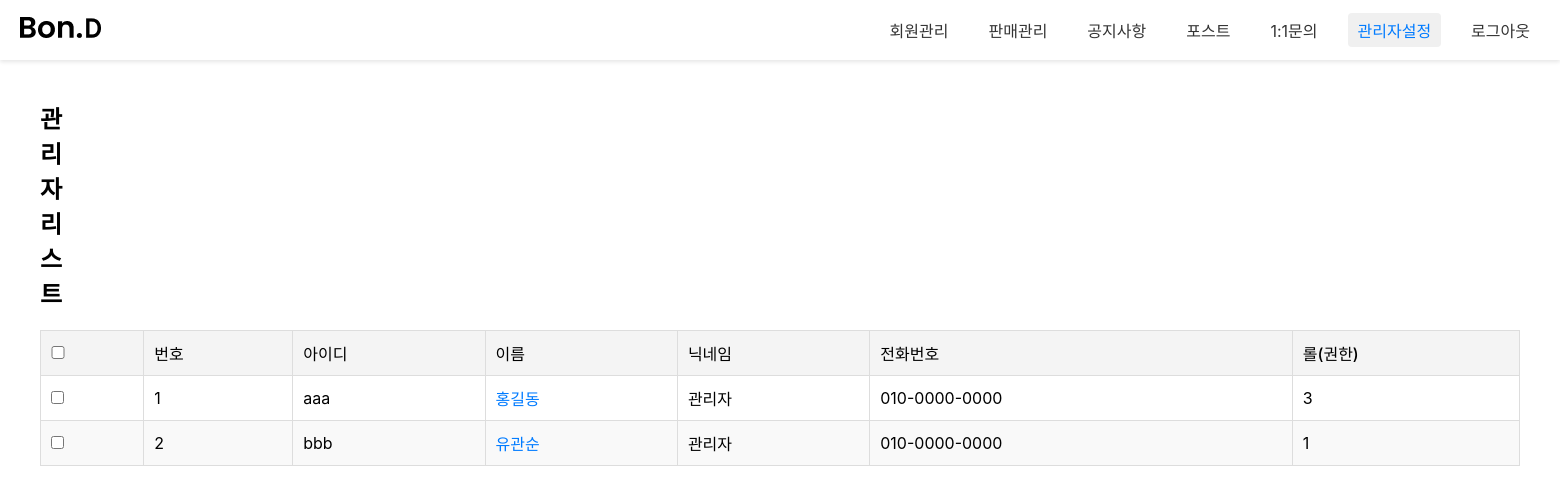
Page /admin1/admin_adminList/ on the committed database.
### admin1/models.py (models this page shows, shortened)
class Administrator(models.Model):
  ano = models.IntegerField(default=0)
  id = models.CharField(max_length=50,primary_key=True)
  pw = models.CharField(max_length=100)
  name = models.CharField(max_length=100)
  nickname = models.CharField(max_length=100,default='관리자')
  tel = models.CharField(max_length=20,default='010-0000-0000')
  role = models.IntegerField()
  adate = models.DateTimeField(auto_now=True)

### admin1/views.py (the view)
# urls.py: path('admin_adminList/', views.admin_adminList, name="admin_adminList"),
def admin_adminList(request):
	qs = Administrator.objects.all()
	context = {"adminList":qs}
	return render(request, 'admin_adminList.html', context)

### admin1/templates/admin_adminList.html (shortened to what this page needs)
{% load static %}
<!DOCTYPE html>
<html lang="ko">
<head>
<link rel="stylesheet" href="{% static 'css/admin1/admin_login.css'%}">
<link rel="stylesheet" href="{% static 'css/admin1/admin_memllist.css'%}">
</head>
<body>
	<nav class="gnb">
		<a href="#" class="logo"><img src="/static/images/admin1/logo_sample.png" alt=""></a>
		<div class="menu">
				<a href="/admin1/admin_memList/">회원관리</a>
				<a href="#">판매관리</a>
				<a href="/admin1/admin_noticeList/">공지사항</a>
				<a href="/admin1/admin_postList/">포스트</a>
				<a href="/admin1/admin_qList/" >1:1문의</a>
				<a href="/admin1/admin_adminList/" class="active">관리자설정</a>
				<a id='a_logout'>로그아웃</a>
		</div>
	</nav>
	<div class="container">
		<div class="con_header">
			<h2>관리자 리스트</h2>
		</div>
		<table>
			<thead>
				<tr>
					<th><input type="checkbox" id="select_all"></th>
					<th>번호</th>
					<th>아이디</th>
					<th>이름</th>
					<th>닉네임</th>
					<th>전화번호</th>
					<th>롤(권한)</th>
				</tr>
			</thead>
			<tbody>
				 {% for admin in adminList %}
					<tr>
						<td><input type="checkbox" class="select_member"></td>
						<td>{{admin.ano}}</td>
						<td>{{admin.id}}</td>
						<td class="member_name"><a href="/admin1/admin_adminView/{{admin.id}}/">{{admin.name}}</a></td>
						<td>{{admin.nickname}}</td>
						<td>{{admin.tel}}</td>
						<td>{{admin.role}}</td>
					</tr>
					{% endfor %}
			</tbody>
		</table>
	</div>
</body>
</html>

### static/css/admin1/admin_login.css (style rules this page uses)
* { margin: 0; padding: 0; font-family: "Pretendard Variable", Pretendard, -apple-system, BlinkMacSystemFont, system-ui, Roboto, "Helvetica Neue", "Segoe UI", "Apple SD Gothic Neo", "Noto Sans KR", "Malgun Gothic", "Apple Color Emoji", "Segoe UI Emoji", "Segoe UI Symbol", sans-serif; }
a { text-decoration: none; color: inherit; cursor: pointer; }
.gnb { display: flex; align-items: center; justify-content: space-between; height: 60px; background-color: #ffffff; padding: 0 20px; box-shadow: 0 2px 4px rgba(0, 0, 0, 0.1); }
.gnb .logo { font-size: 20px; font-weight: bold; color: #333; text-decoration: none; }
.gnb .menu { display: flex; gap: 20px; }
.gnb .menu a { text-decoration: none; color: #333; font-size: 16px; padding: 5px 10px; border-radius: 4px; transition: background-color 0.3s, color 0.3s; }
.gnb .menu a:hover, .gnb .menu a.active { background-color: #f0f0f0; color: #007bff; }

### static/css/admin1/admin_memllist.css (style rules this page uses)
* { margin: 0; padding: 0; font-family: "Pretendard Variable", Pretendard, -apple-system, BlinkMacSystemFont, system-ui, Roboto, "Helvetica Neue", "Segoe UI", "Apple SD Gothic Neo", "Noto Sans KR", "Malgun Gothic", "Apple Color Emoji", "Segoe UI Emoji", "Segoe UI Symbol", sans-serif; }
.container { width: 100%; padding: 40px 40px 0 40px; box-sizing: border-box; }
.con_header { display: flex; gap: 10px; }
.con_header h2 { margin-right: 1520px; }
table { width: 100%; border-collapse: collapse; margin-top: 20px; }
table th, table td { border: 1px solid #ddd; padding: 10px; text-align: left; }
table th { background-color: #f4f4f4; font-weight: 500; }
table td { font-weight: 400; }
#select_all { width: 14px; }
table tr:nth-child(even) { background-color: #f9f9f9; }
.member_name a { text-decoration: none; color: #007bff; transition: color 0.3s; }

### rows in the picture
Administrator: ano "1", id "aaa", name "홍길동", nickname "관리자", tel "010-0000-0000", role "3"
Administrator: ano "2", id "bbb", name "유관순", nickname "관리자", tel "010-0000-0000", role "1"
